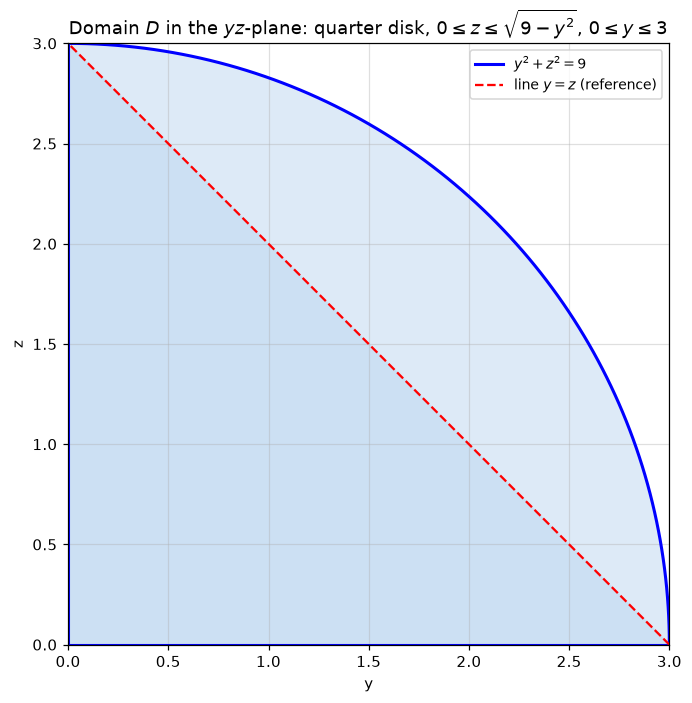

This chart was generated by the following Python code:
import numpy as np
import matplotlib
matplotlib.use("Agg")
import matplotlib.pyplot as plt

fig, ax = plt.subplots(figsize=(6.5, 6.5))
th = np.linspace(0, np.pi / 2, 100)
ax.plot(3 * np.cos(th), 3 * np.sin(th), "b-", lw=2, label=r"$y^2+z^2=9$")
YQ, ZQ = np.meshgrid(np.linspace(0, 3, 40), np.linspace(0, 3, 40))
ax.contourf(YQ, ZQ, YQ**2 + ZQ**2, levels=[0, 9], colors=["#bcd7f0"], alpha=0.5)
ax.plot([0, 3], [0, 0], "b-", lw=2)
ax.plot([0, 0], [0, 3], "b-", lw=2)
ax.plot([3, 0], [0, 3], "r--", lw=1.5, label=r"line $y=z$ (reference)")
ax.fill([0, 0, 3], [0, 3, 0], color="#bcd7f0", alpha=0.5)
ax.set_xlabel("y")
ax.set_ylabel("z")
ax.set_title(r"Domain $D$ in the $yz$-plane: quarter disk, $0 \leq z \leq \sqrt{9-y^2}$, $0 \leq y \leq 3$")
ax.set_aspect("equal")
ax.grid(True, alpha=0.4)
ax.legend(loc="upper right", fontsize=9)
plt.tight_layout()
plt.savefig("D:/Program-Files/MCMA-Toolchain/dev-logs/.raw_data/dev-logs-20261110/dsh-qwen3.8-27b-hpc/calculus-15.7.18/solution/part1_figure2.png",
            dpi=110, bbox_inches="tight")
print("saved fig2")
